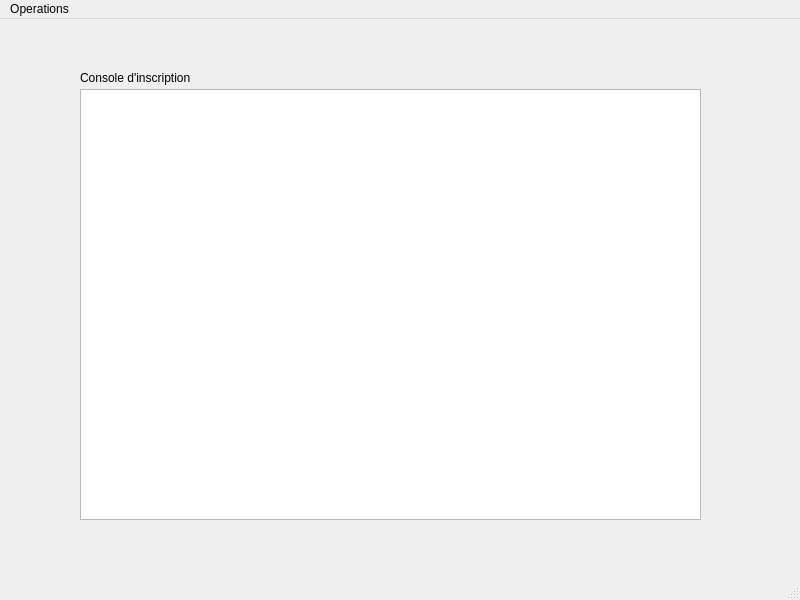
<?xml version="1.0" encoding="UTF-8"?>
<ui version="4.0">
 <class>ElectionsGUIClass</class>
 <widget class="QMainWindow" name="ElectionsGUIClass">
  <property name="geometry">
   <rect>
    <x>0</x>
    <y>0</y>
    <width>800</width>
    <height>600</height>
   </rect>
  </property>
  <property name="windowTitle">
   <string>MainWindow</string>
  </property>
  <widget class="QWidget" name="centralwidget">
   <widget class="QTextEdit" name="affichage">
    <property name="geometry">
     <rect>
      <x>80</x>
      <y>70</y>
      <width>621</width>
      <height>431</height>
     </rect>
    </property>
   </widget>
   <widget class="QLabel" name="label">
    <property name="geometry">
     <rect>
      <x>80</x>
      <y>50</y>
      <width>201</width>
      <height>17</height>
     </rect>
    </property>
    <property name="text">
     <string>Console d'inscription</string>
    </property>
   </widget>
  </widget>
  <widget class="QMenuBar" name="menubar">
   <property name="geometry">
    <rect>
     <x>0</x>
     <y>0</y>
     <width>800</width>
     <height>25</height>
    </rect>
   </property>
   <widget class="QMenu" name="menuOperations">
    <property name="title">
     <string>Operations</string>
    </property>
    <addaction name="Inscription_d_un_candidat"/>
    <addaction name="Inscription_d_un_electeur"/>
    <addaction name="Desinscription_d_une_personne"/>
    <addaction name="actionQuitter"/>
   </widget>
   <addaction name="menuOperations"/>
  </widget>
  <widget class="QStatusBar" name="statusbar"/>
  <action name="Inscription_d_un_candidat">
   <property name="text">
    <string>Inscription d'un candidat</string>
   </property>
  </action>
  <action name="Inscription_d_un_electeur">
   <property name="text">
    <string>Inscription d'un electeur</string>
   </property>
  </action>
  <action name="Desinscription_d_une_personne">
   <property name="text">
    <string>Desinscription d'une personne</string>
   </property>
  </action>
  <action name="actionQuitter">
   <property name="text">
    <string>Quitter</string>
   </property>
  </action>
 </widget>
 <resources/>
 <connections>
  <connection>
   <sender>actionQuitter</sender>
   <signal>triggered()</signal>
   <receiver>ElectionsGUIClass</receiver>
   <slot>close()</slot>
   <hints>
    <hint type="sourcelabel">
     <x>-1</x>
     <y>-1</y>
    </hint>
    <hint type="destinationlabel">
     <x>399</x>
     <y>299</y>
    </hint>
   </hints>
  </connection>
  <connection>
   <sender>Inscription_d_un_electeur</sender>
   <signal>triggered()</signal>
   <receiver>ElectionsGUIClass</receiver>
   <slot>dialogElecteur()</slot>
   <hints>
    <hint type="sourcelabel">
     <x>-1</x>
     <y>-1</y>
    </hint>
    <hint type="destinationlabel">
     <x>399</x>
     <y>299</y>
    </hint>
   </hints>
  </connection>
  <connection>
   <sender>Inscription_d_un_candidat</sender>
   <signal>triggered()</signal>
   <receiver>ElectionsGUIClass</receiver>
   <slot>dialogCandidat()</slot>
   <hints>
    <hint type="sourcelabel">
     <x>-1</x>
     <y>-1</y>
    </hint>
    <hint type="destinationlabel">
     <x>399</x>
     <y>299</y>
    </hint>
   </hints>
  </connection>
  <connection>
   <sender>Desinscription_d_une_personne</sender>
   <signal>triggered()</signal>
   <receiver>ElectionsGUIClass</receiver>
   <slot>dialogDesinscrire()</slot>
   <hints>
    <hint type="sourcelabel">
     <x>-1</x>
     <y>-1</y>
    </hint>
    <hint type="destinationlabel">
     <x>399</x>
     <y>299</y>
    </hint>
   </hints>
  </connection>
 </connections>
 <slots>
  <slot>dialogElecteur()</slot>
  <slot>dialogCandidat()</slot>
  <slot>dialogDesinscrire()</slot>
 </slots>
</ui>
